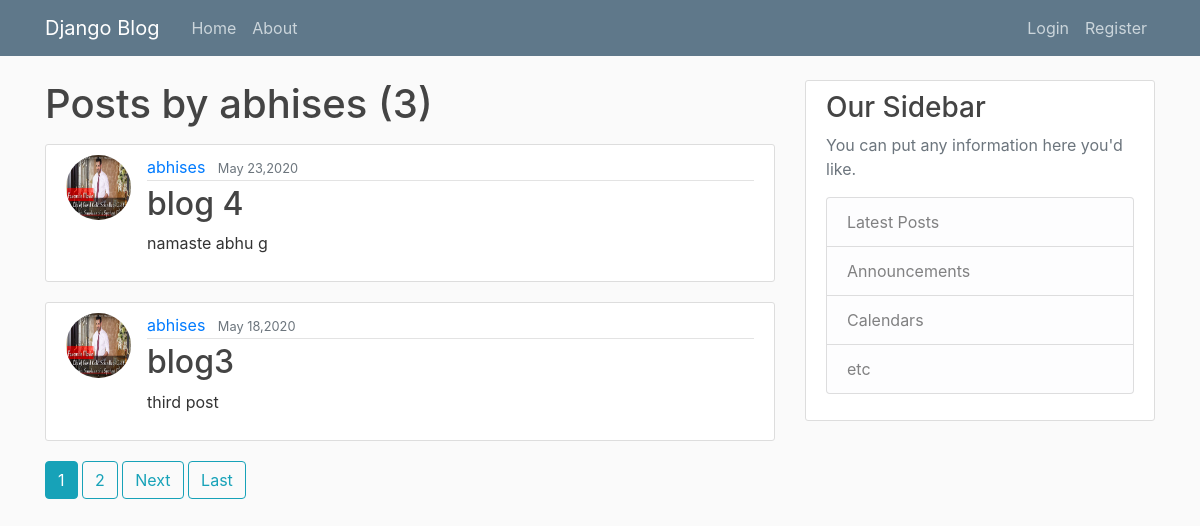
The app's page /user/abhises/, older data.
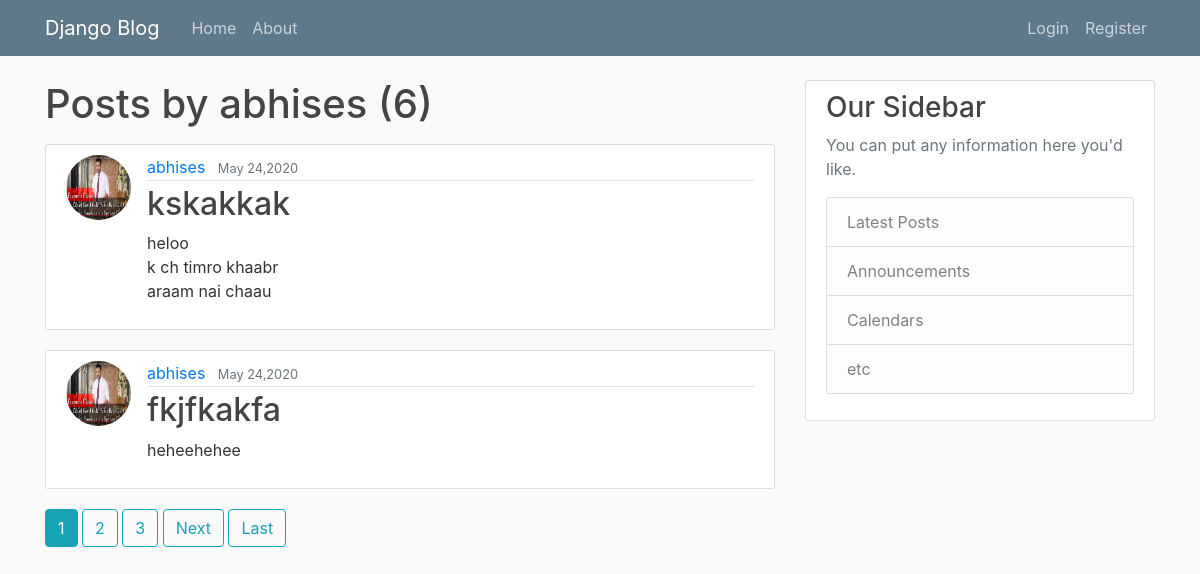
The same page, newer data.
### blog/models.py (models this page shows, shortened)
class Post(models.Model):
    title=models.CharField(max_length=200)
    content=models.TextField()
    date_posted= models.DateTimeField(default=timezone.now)
    author=models.ForeignKey(User,on_delete=models.CASCADE)

### users/models.py (models this page shows, shortened)
class profile(models.Model):
    user=models.OneToOneField(User,on_delete=models.CASCADE)
    image=models.ImageField(default='default.jpg',upload_to='profile_pics')

### blog/views.py (the view)
# urls.py: path('user/<str:username>/',UserPostListView.as_view(),name='user-posts'),
class UserPostListView(ListView):
    model=Post
    template_name='blog/user_posts.html'
    context_object_name='posts'
    paginate_by = 2
    def get_queryset(self):
        user=get_object_or_404(User, username=self.kwargs.get('username'))
        return Post.objects.filter(author=user).order_by('-date_posted')

### blog/templates/blog/user_posts.html (shortened to what this page needs)
{% extends "blog/base.html" %}
{% block content %}
    <h1 class="mb-3">Posts by {{view.kwargs.username}} ({{page_obj.paginator.count}})</h1>
    {% for post in posts %}
        <article class="media content-section">
          <img class="rounded-circle article-img" src="{{post.author.profile.image.url}}" >
          <div class="media-body">
            <div class="article-metadata">
              <a class="mr-2" href="{% url 'user-posts' post.author.username%}">{{ post.author }}</a>
              <small class="text-muted">{{ post.date_posted|date:"F d,Y " }}</small>
            </div>
            <h2><a class="article-title" href="{% url 'post-detail' post.id %}">{{ post.title }}</a></h2>
            <p class="article-content">{{ post.content }}</p>
          </div>
        </article>
    {% endfor %}
    {% if is_paginated %}
    {% for num in page_obj.paginator.page_range %}
      {% if page_obj.number == num %}
        <a class="btn btn-info mb-4" href="?page={{ num }}">{{ num }}</a>
      {% elif num > page_obj.number|add:'-3' and num < page_obj.number|add:'3' %}
        <a class="btn btn-outline-info mb-4" href="?page={{ num }}">{{ num }}</a>
      {% endif %}
    {% endfor %}
    {% if page_obj.has_next %}
      <a class="btn btn-outline-info mb-4" href="?page={{ page_obj.next_page_number }}">Next</a>
      <a class="btn btn-outline-info mb-4" href="?page={{ page_obj.paginator.num_pages }}">Last</a>
    {% endif %}
  {%endif%}
{% endblock content %}

Row changes from the older to the newer data that the page shows:
no longer on this page (row unchanged): Post: author.profile.image (picture), author "abhises", date_posted "May 23,2020", title "blog 4", content "namaste abhu g"
no longer on this page (row unchanged): Post: author.profile.image (picture), author "abhises", date_posted "May 18,2020", title "blog3", content "third post"
added Post: author.profile.image (picture), author "abhises", date_posted "May 24,2020", title "kskakkak", content "heloo k ch timro khaabr araam nai chaau"
added Post: author.profile.image (picture), author "abhises", date_posted "May 24,2020", title "fkjfkakfa", content "heheehehee"
Text that changed along with them:
{{ page_obj.paginator.count }}: "3" → "6"
new list line: "3"
